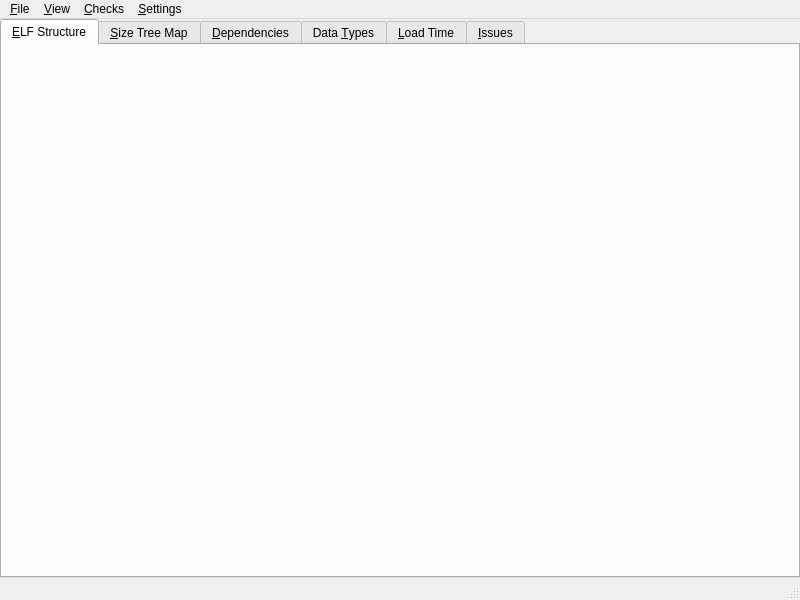
<?xml version="1.0" encoding="UTF-8"?>
<ui version="4.0">
 <class>MainWindow</class>
 <widget class="QMainWindow" name="MainWindow">
  <property name="geometry">
   <rect>
    <x>0</x>
    <y>0</y>
    <width>800</width>
    <height>600</height>
   </rect>
  </property>
  <property name="windowIcon">
   <iconset theme="transform-crop">
    <normaloff/>
   </iconset>
  </property>
  <widget class="QWidget" name="centralwidget">
   <layout class="QVBoxLayout" name="verticalLayout_2">
    <property name="leftMargin">
     <number>0</number>
    </property>
    <property name="topMargin">
     <number>0</number>
    </property>
    <property name="rightMargin">
     <number>0</number>
    </property>
    <property name="bottomMargin">
     <number>0</number>
    </property>
    <item>
     <widget class="QTabWidget" name="tabWidget">
      <property name="currentIndex">
       <number>0</number>
      </property>
      <widget class="ElfStructureView" name="elfStructureView">
       <attribute name="title">
        <string>&amp;ELF Structure</string>
       </attribute>
      </widget>
      <widget class="SizeTreeMapView" name="sizeTreeMapView">
       <attribute name="title">
        <string>&amp;Size Tree Map</string>
       </attribute>
      </widget>
      <widget class="DependencyView" name="dependencyView">
       <attribute name="title">
        <string>&amp;Dependencies</string>
       </attribute>
      </widget>
      <widget class="TypeView" name="typeView">
       <attribute name="title">
        <string>Data &amp;Types</string>
       </attribute>
      </widget>
      <widget class="LoadBenchmarkView" name="loadTimeView">
       <attribute name="title">
        <string>&amp;Load Time</string>
       </attribute>
      </widget>
      <widget class="IssuesView" name="issuesView">
       <attribute name="title">
        <string>&amp;Issues</string>
       </attribute>
      </widget>
     </widget>
    </item>
   </layout>
  </widget>
  <widget class="QMenuBar" name="menubar">
   <property name="geometry">
    <rect>
     <x>0</x>
     <y>0</y>
     <width>800</width>
     <height>27</height>
    </rect>
   </property>
   <widget class="QMenu" name="menu_File">
    <property name="title">
     <string>&amp;File</string>
    </property>
    <addaction name="actionOpen"/>
    <addaction name="separator"/>
    <addaction name="actionQuit"/>
   </widget>
   <widget class="QMenu" name="menuView">
    <property name="title">
     <string>&amp;View</string>
    </property>
   </widget>
   <widget class="QMenu" name="menuSettings">
    <property name="title">
     <string>&amp;Settings</string>
    </property>
    <addaction name="actionReopenPreviousFile"/>
   </widget>
   <widget class="QMenu" name="menu_Checks">
    <property name="title">
     <string>&amp;Checks</string>
    </property>
    <addaction name="actionCheckStructurePacking"/>
   </widget>
   <addaction name="menu_File"/>
   <addaction name="menuView"/>
   <addaction name="menu_Checks"/>
   <addaction name="menuSettings"/>
  </widget>
  <widget class="QStatusBar" name="statusbar"/>
  <action name="actionOpen">
   <property name="icon">
    <iconset theme="document-open">
     <normaloff/>
    </iconset>
   </property>
   <property name="text">
    <string>&amp;Open...</string>
   </property>
   <property name="shortcut">
    <string>Ctrl+O</string>
   </property>
  </action>
  <action name="actionQuit">
   <property name="icon">
    <iconset theme="application-exit">
     <normaloff/>
    </iconset>
   </property>
   <property name="text">
    <string>&amp;Quit</string>
   </property>
   <property name="shortcut">
    <string>Ctrl+Q</string>
   </property>
  </action>
  <action name="actionReopenPreviousFile">
   <property name="checkable">
    <bool>true</bool>
   </property>
   <property name="icon">
    <iconset theme="document-open-recent">
     <normaloff/>
    </iconset>
   </property>
   <property name="text">
    <string>Reopen &amp;Previously Loaded Files</string>
   </property>
  </action>
  <action name="actionCheckStructurePacking">
   <property name="text">
    <string>&amp;Structure Packing</string>
   </property>
  </action>
 </widget>
 <customwidgets>
  <customwidget>
   <class>SizeTreeMapView</class>
   <extends>QWidget</extends>
   <header>views/sizetreemapview.h</header>
   <container>1</container>
  </customwidget>
  <customwidget>
   <class>DependencyView</class>
   <extends>QWidget</extends>
   <header>views/dependencyview.h</header>
   <container>1</container>
  </customwidget>
  <customwidget>
   <class>ElfStructureView</class>
   <extends>QWidget</extends>
   <header>views/elfstructureview.h</header>
   <container>1</container>
  </customwidget>
  <customwidget>
   <class>LoadBenchmarkView</class>
   <extends>QWidget</extends>
   <header>views/loadbenchmarkview.h</header>
   <container>1</container>
  </customwidget>
  <customwidget>
   <class>TypeView</class>
   <extends>QWidget</extends>
   <header>views/typeview.h</header>
   <container>1</container>
  </customwidget>
  <customwidget>
   <class>IssuesView</class>
   <extends>QWidget</extends>
   <header>views/issuesview.h</header>
   <container>1</container>
  </customwidget>
 </customwidgets>
 <resources/>
 <connections/>
</ui>
